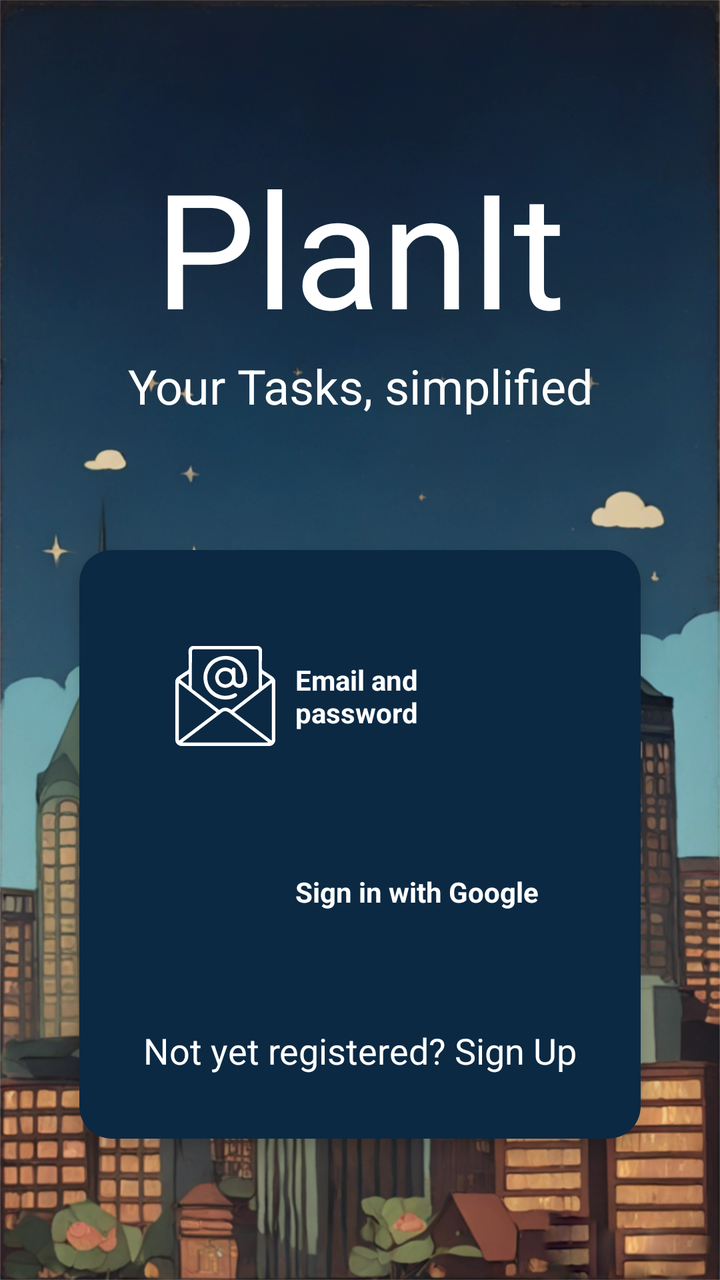
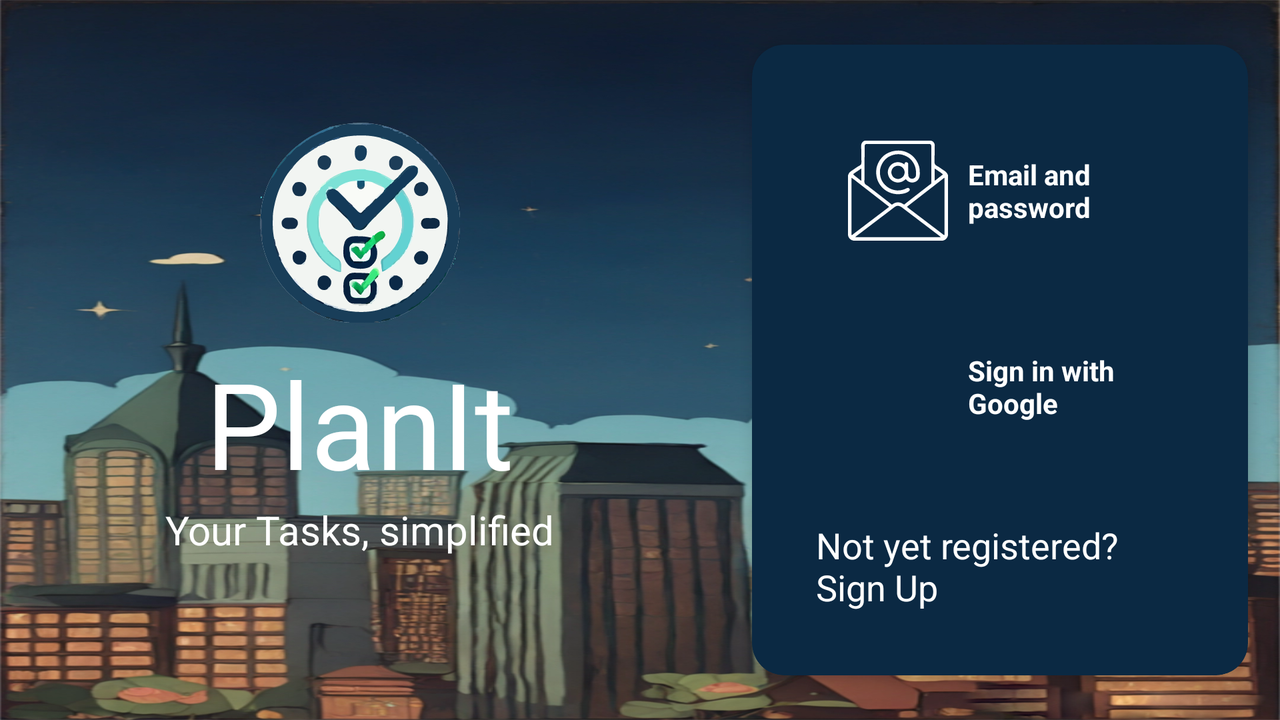

An Android layout and its configuration variant, each rendered on a device that would load it. The default file and the variant file are quoted in full after the pictures.
<!-- AndroidManifest.xml: application theme Theme.PlanIt -->
<!-- res/layout/activity_main.xml -->
<?xml version="1.0" encoding="utf-8"?>
<LinearLayout xmlns:android="http://schemas.android.com/apk/res/android"
    xmlns:app="http://schemas.android.com/apk/res-auto"
    xmlns:tools="http://schemas.android.com/tools"
    android:id="@+id/main"
    android:layout_width="match_parent"
    android:layout_height="match_parent"
    android:background="@drawable/background_main_activity"
    android:gravity="center_horizontal"
    android:orientation="vertical"
    tools:context=".view.MainActivity">

    <TextView
        android:id="@+id/tvTitle"
        android:layout_width="match_parent"
        android:layout_height="wrap_content"
        android:layout_marginTop="70dp"
        android:text="@string/app_name"
        android:textAlignment="center"
        android:textColor="@color/white"
        android:textSize="80sp"
        tools:text="@string/app_name" />

    <TextView
        android:id="@+id/tvSubtitle"
        android:layout_width="match_parent"
        android:layout_height="wrap_content"
        android:layout_marginBottom="50dp"
        android:text="@string/app_subtitle"
        android:textAlignment="center"
        android:textColor="@color/white"
        android:textSize="24sp"
        tools:text="@string/app_subtitle" />

    <androidx.cardview.widget.CardView
        android:layout_width="wrap_content"
        android:layout_height="wrap_content"
        android:layout_margin="16dp"
        app:cardBackgroundColor="@color/my_light_primary"
        app:cardCornerRadius="16dp"
        app:cardElevation="5dp">

        <LinearLayout
            android:layout_width="wrap_content"
            android:layout_height="wrap_content"
            android:orientation="vertical"
            android:padding="24dp">

            <LinearLayout
                android:layout_width="match_parent"
                android:layout_height="match_parent"
                android:gravity="center"
                android:orientation="horizontal"
                android:padding="24dp"
                tools:ignore="UseCompoundDrawables">

                <ImageButton
                    android:id="@+id/ibMail"
                    android:layout_width="50dp"
                    android:layout_height="50dp"
                    android:layout_weight="0"
                    android:background="@color/my_light_primary"
                    android:contentDescription="@string/email_and_password"
                    android:src="@drawable/mail_white"
                    tools:ignore="DuplicateSpeakableTextCheck" />

                <TextView
                    android:id="@+id/tvMail"
                    android:layout_width="0dp"
                    android:layout_height="wrap_content"
                    android:layout_marginStart="10dp"
                    android:layout_weight="1"
                    android:text="@string/email_and_password"
                    android:textColor="@color/white"
                    android:textStyle="bold"
                    tools:text="@string/email_and_password" />

            </LinearLayout>

            <LinearLayout
                android:layout_width="match_parent"
                android:layout_height="match_parent"
                android:gravity="center"
                android:orientation="horizontal"
                android:padding="24dp"
                tools:ignore="UseCompoundDrawables">

                <ImageButton
                    android:id="@+id/ibSignInWithGoogle"
                    android:layout_width="50dp"
                    android:layout_height="50dp"
                    android:layout_weight="0"
                    android:background="@drawable/googleg_standard_color_18"
                    android:contentDescription="@string/Google"
                    tools:ignore="SpeakableTextPresentCheck,DuplicateSpeakableTextCheck" />

                <TextView
                    android:id="@+id/tvSignInGoogle"
                    android:layout_width="0dp"
                    android:layout_height="wrap_content"
                    android:layout_marginStart="10dp"
                    android:layout_weight="1"
                    android:text="@string/Google"
                    android:textColor="@color/white"
                    android:textSize="14sp"
                    android:textStyle="bold"
                    tools:text="@string/Google" />

            </LinearLayout>

            <TextView
                android:id="@+id/tvSignUpMain"
                android:layout_width="wrap_content"
                android:layout_height="wrap_content"
                android:layout_gravity="center"
                android:layout_marginTop="10dp"
                android:padding="8dp"
                android:text="@string/not_yet_registered_sign_up"
                android:textColor="@color/white"
                android:textSize="18sp" />

        </LinearLayout>
    </androidx.cardview.widget.CardView>
</LinearLayout>
<!-- resources referenced by this layout -->
<resources>
  <color name="my_light_primary">#0B2943</color>
  <color name="white">#FFFFFFFF</color>
  <!-- drawable background_main_activity: webp bitmap (drawable, 285094 bytes) -->
  <!-- drawable mail_white: vector/xml drawable (drawable, 15637 chars, omitted) -->
  <string name="Google">Sign in with Google</string>
  <string name="app_name">PlanIt</string>
  <string name="app_subtitle" translatable="false">Your Tasks, simplified</string>
  <string name="email_and_password">Email and password</string>
  <string name="not_yet_registered_sign_up">Not yet registered? Sign Up</string>
  <style name="Theme.PlanIt" parent="Base.Theme.PlanIt" />
  <style name="Base.Theme.PlanIt" parent="Theme.AppCompat.DayNight.DarkActionBar">
          
          
      </style>
</resources>
<!-- res/layout-land/activity_main.xml (the repository's variant of the layout above) -->
<!-- drawn on the phone turned sideways -->
<?xml version="1.0" encoding="utf-8"?>
<LinearLayout xmlns:android="http://schemas.android.com/apk/res/android"
    xmlns:app="http://schemas.android.com/apk/res-auto"
    xmlns:tools="http://schemas.android.com/tools"
    android:id="@+id/signUp"
    android:layout_width="match_parent"
    android:layout_height="match_parent"
    android:background="@drawable/background_main_activity"
    android:baselineAligned="true"
    android:gravity="center"
    android:orientation="horizontal"
    tools:context=".view.MainActivity">

    <LinearLayout
        android:layout_width="0dp"
        android:layout_height="match_parent"
        android:layout_margin="40dp"
        android:layout_weight="1"
        android:gravity="center"
        android:orientation="vertical">

        <ImageView
            android:id="@+id/imageView"
            android:layout_width="100dp"
            android:layout_height="100dp"
            app:srcCompat="@drawable/logo"
            tools:ignore="ContentDescription" />

        <TextView
            android:id="@+id/tvTitle"
            android:layout_width="wrap_content"
            android:layout_height="wrap_content"
            android:layout_marginTop="10dp"
            android:text="@string/app_name"
            android:textAlignment="center"
            android:textColor="@color/white"
            android:textSize="60sp"
            tools:text="@string/app_name" />

        <TextView
            android:id="@+id/tvSubtitle"
            android:layout_width="wrap_content"
            android:layout_height="wrap_content"
            android:layout_marginBottom="20dp"
            android:text="@string/app_subtitle"
            android:textAlignment="center"
            android:textColor="@color/white"
            android:textSize="20sp"
            tools:text="@string/app_subtitle" />
    </LinearLayout>

    <LinearLayout
        android:layout_width="0dp"
        android:layout_height="match_parent"
        android:layout_weight="1"
        android:gravity="center"
        android:orientation="vertical">

        <androidx.cardview.widget.CardView
            android:layout_width="wrap_content"
            android:layout_height="wrap_content"
            android:layout_margin="16dp"
            app:cardBackgroundColor="@color/my_light_primary"
            app:cardCornerRadius="16dp"
            app:cardElevation="5dp">

            <LinearLayout
                android:layout_width="wrap_content"
                android:layout_height="wrap_content"
                android:orientation="vertical"
                android:padding="24dp">

                <LinearLayout
                    android:layout_width="match_parent"
                    android:layout_height="match_parent"
                    android:gravity="center"
                    android:orientation="horizontal"
                    android:padding="24dp"
                    tools:ignore="UseCompoundDrawables">

                    <ImageButton
                        android:id="@+id/ibMail"
                        android:layout_width="50dp"
                        android:layout_height="50dp"
                        android:layout_weight="0"
                        android:background="@color/my_light_primary"
                        android:contentDescription="@string/email_and_password"
                        android:src="@drawable/mail_white"
                        tools:ignore="DuplicateSpeakableTextCheck" />

                    <TextView
                        android:id="@+id/tvMail"
                        android:layout_width="0dp"
                        android:layout_height="wrap_content"
                        android:layout_marginStart="10dp"
                        android:layout_weight="1"
                        android:text="@string/email_and_password"
                        android:textColor="@color/white"
                        android:textStyle="bold"
                        tools:text="@string/email_and_password" />

                </LinearLayout>

                <LinearLayout
                    android:layout_width="match_parent"
                    android:layout_height="match_parent"
                    android:gravity="center"
                    android:orientation="horizontal"
                    android:padding="24dp"
                    tools:ignore="UseCompoundDrawables">

                    <ImageButton
                        android:id="@+id/ibSignInWithGoogle"
                        android:layout_width="50dp"
                        android:layout_height="50dp"
                        android:layout_weight="0"
                        android:background="@drawable/googleg_standard_color_18"
                        android:contentDescription="@string/Google"
                        tools:ignore="SpeakableTextPresentCheck,DuplicateSpeakableTextCheck" />

                    <TextView
                        android:id="@+id/tvSignInGoogle"
                        android:layout_width="0dp"
                        android:layout_height="wrap_content"
                        android:layout_marginStart="10dp"
                        android:layout_weight="1"
                        android:text="@string/Google"
                        android:textColor="@color/white"
                        android:textSize="14sp"
                        android:textStyle="bold"
                        tools:text="@string/Google" />

                </LinearLayout>

                <TextView
                    android:id="@+id/tvSignUpMain"
                    android:layout_width="wrap_content"
                    android:layout_height="wrap_content"
                    android:layout_gravity="center"
                    android:layout_marginTop="10dp"
                    android:padding="8dp"
                    android:text="@string/not_yet_registered_sign_up"
                    android:textColor="@color/white"
                    android:textSize="18sp" />

            </LinearLayout>
        </androidx.cardview.widget.CardView>
    </LinearLayout>

</LinearLayout>
<!-- resources referenced by the variant -->
<!-- as the phone turned sideways resolves them -->
<resources>
  <color name="my_light_primary">#0B2943</color>
  <color name="white">#FFFFFFFF</color>
  <!-- drawable background_main_activity: webp bitmap (drawable, 285094 bytes) -->
  <!-- drawable logo: png bitmap (drawable, 158199 bytes) -->
  <!-- drawable mail_white: vector/xml drawable (drawable, 15637 chars, omitted) -->
  <string name="Google">Sign in with Google</string>
  <string name="app_name">PlanIt</string>
  <string name="app_subtitle" translatable="false">Your Tasks, simplified</string>
  <string name="email_and_password">Email and password</string>
  <string name="not_yet_registered_sign_up">Not yet registered? Sign Up</string>
  <style name="Theme.PlanIt" parent="Base.Theme.PlanIt" />
  <style name="Base.Theme.PlanIt" parent="Theme.AppCompat.DayNight.DarkActionBar">
          
          
      </style>
</resources>
